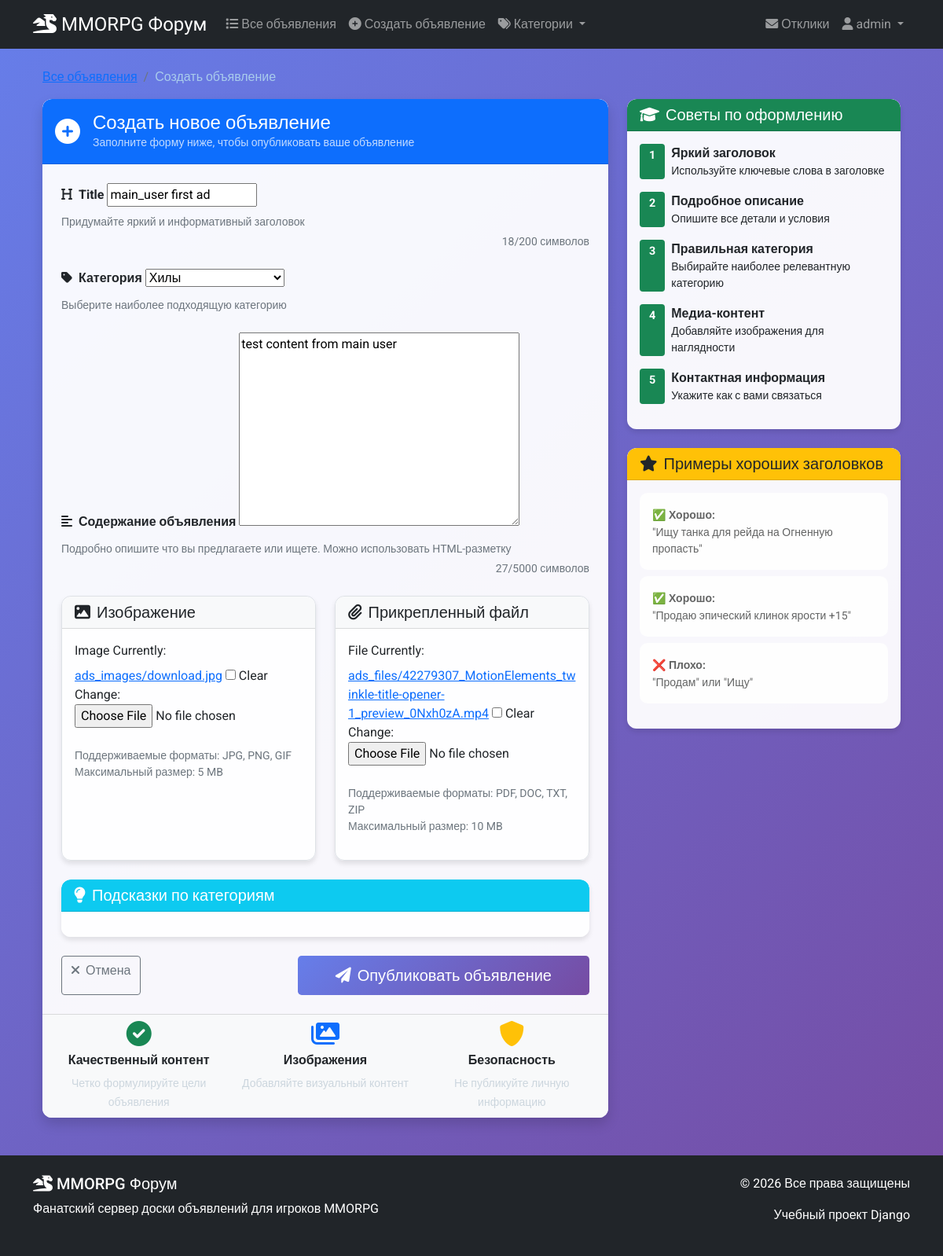
The page /bulletin-board/1/edit/ (signed in) on the database its author committed.
### board/models.py (models this page shows, shortened)
class Ad(models.Model):
    title = models.CharField(max_length=200)
    content = models.TextField()
    image = models.ImageField(upload_to='ads_images/', blank=True, null=True)
    file = models.FileField(upload_to='ads_files/', blank=True, null=True)
    author = models.ForeignKey(User, on_delete=models.CASCADE)
    category = models.ForeignKey(Category, on_delete=models.CASCADE)
    created = models.DateTimeField(auto_now_add=True)
    update = models.DateTimeField(auto_now=True)
    is_active = models.BooleanField(default=True)
    class Meta:
        ordering = ['-created']

### board/views.py (the view)
# urls.py: path('<int:pk>/edit/', AdUpdateView.as_view(), name='ad_update'),
class AdUpdateView(LoginRequiredMixin, UpdateView):
    model = Ad
    fields = ['title', 'content', 'category', 'image', 'file', 'is_active']
    template_name = 'ads/create.html'
    success_url = reverse_lazy('ad_list')

### templates/ads/create.html (shortened to what this page needs)
{% extends 'base.html' %}
{% load static %}
{% block content %}
<div class="container mt-4">
    <nav aria-label="breadcrumb">
        <ol class="breadcrumb">
            <li class="breadcrumb-item"><a href="{% url 'ad_list' %}">Все объявления</a></li>
            <li class="breadcrumb-item active" aria-current="page">Создать объявление</li>
        </ol>
    </nav>
    <div class="row">
        <div class="col-lg-8 mx-auto">
            <div class="card shadow border-0">
                <div class="card-header bg-primary text-white py-3">
                    <div class="d-flex align-items-center">
                        <i class="fas fa-plus-circle fa-2x me-3"></i>
                        <div>
                            <h1 class="h4 mb-0">Создать новое объявление</h1>
                            <p class="mb-0 small opacity-75">Заполните форму ниже, чтобы опубликовать ваше объявление</p>
                        </div>
                    </div>
                </div>
                <div class="card-body p-4">
                    <form method="post" enctype="multipart/form-data" id="adForm">
                        <div class="row">
                            <div class="col-md-12 mb-4">
                                <label for="{{ form.title.id_for_label }}" class="form-label fw-bold">
                                    <i class="fas fa-heading me-2"></i>{{ form.title.label }}
                                </label>
                                {{ form.title }}
                                <div class="form-text">Придумайте яркий и информативный заголовок</div>
                            </div>
                            <div class="col-md-6 mb-4">
                                <label for="{{ form.category.id_for_label }}" class="form-label fw-bold">
                                    <i class="fas fa-tag me-2"></i>Категория
                                </label>
                                {{ form.category }}
                                <div class="form-text">Выберите наиболее подходящую категорию</div>
                            </div>
                            <div class="col-12 mb-4">
                                <label for="{{ form.content.id_for_label }}" class="form-label fw-bold">
                                    <i class="fas fa-align-left me-2"></i>Содержание объявления
                                </label>
                                {{ form.content }}
                                <div class="form-text">
                                    Подробно опишите что вы предлагаете или ищете.
                                    Можно использовать HTML-разметку
                                </div>
                            </div>
                        </div>
                        <div class="row">
                            <div class="col-md-6 mb-4">
                                <div class="card h-100 border">
                                    <div class="card-header bg-light">
                                        <h5 class="mb-0">
                                            <i class="fas fa-image me-2"></i>Изображение
                                        </h5>
                                    </div>
                                    <div class="card-body">
                                        <div class="mb-3">
                                            <label for="{{ form.image.id_for_label }}" class="form-label">
                                                {{ form.image.label }}
                                            </label>
                                            {{ form.image }}
                                            <div class="form-text small">
                                                {{ form.image.help_text }}<br>
                                                Поддерживаемые форматы: JPG, PNG, GIF<br>
                                                Максимальный размер: 5 MB
                                            </div>
                                        </div>
                                    </div>
                                </div>
                            </div>
                            <div class="col-md-6 mb-4">
                                <div class="card h-100 border">
                                    <div class="card-header bg-light">
                                        <h5 class="mb-0">
                                            <i class="fas fa-paperclip me-2"></i>Прикрепленный файл
                                        </h5>
                                    </div>
                                    <div class="card-body">
                                        <div class="mb-3">
                                            <label for="{{ form.file.id_for_label }}" class="form-label">
                                                {{ form.file.label }}
                                            </label>
                                            {{ form.file }}
                                            <div class="form-text small">
                                                {{ form.file.help_text }}<br>
                                                Поддерживаемые форматы: PDF, DOC, TXT, ZIP<br>
                                                Максимальный размер: 10 MB
                                            </div>
                                        </div>
                                    </div>
                                </div>
                            </div>
                        </div>
                        <div class="card mb-4 border-info">
                            <div class="card-header bg-info text-white">
                                <h5 class="mb-0">
                                    <i class="fas fa-lightbulb me-2"></i>Подсказки по категориям
                                </h5>
                            </div>
                            <div class="card-body">
                            </div>
                        </div>
                        <div class="d-flex justify-content-between mt-4">
                            <a href="{% url 'ad_list' %}" class="btn btn-outline-secondary">
                                <i class="fas fa-times me-2"></i>Отмена
                            </a>
                            <button type="submit" class="btn btn-primary btn-lg px-5">
                                <i class="fas fa-paper-plane me-2"></i>Опубликовать объявление
                            </button>
                        </div>
                    </form>
                </div>
                <div class="card-footer bg-light">
                    <div class="row">
                        <div class="col-md-4 text-center mb-3 mb-md-0">
                            <i class="fas fa-check-circle text-success fa-2x mb-2"></i>
                            <h6 class="fw-bold">Качественный контент</h6>
                            <small class="text-muted">Четко формулируйте цели объявления</small>
                        </div>
                        <div class="col-md-4 text-center mb-3 mb-md-0">
                            <i class="fas fa-images text-primary fa-2x mb-2"></i>
                            <h6 class="fw-bold">Изображения</h6>
                            <small class="text-muted">Добавляйте визуальный контент</small>
                        </div>
                        <div class="col-md-4 text-center">
                            <i class="fas fa-shield-alt text-warning fa-2x mb-2"></i>
                            <h6 class="fw-bold">Безопасность</h6>
                            <small class="text-muted">Не публикуйте личную информацию</small>
                        </div>
                    </div>
                </div>
            </div>
        </div>
        <div class="col-lg-4 mt-4 mt-lg-0">
            <div class="sticky-top" style="top: 20px;">
                <div class="card mb-4 border-success">
                    <div class="card-header bg-success text-white">
                        <h5 class="mb-0">
                            <i class="fas fa-graduation-cap me-2"></i>Советы по оформлению
                        </h5>
                    </div>
                    <div class="card-body">
                        <ul class="list-unstyled">
                            <li class="mb-3">
                                <div class="d-flex">
                                    <span class="badge bg-success me-2">1</span>
                                    <div>
                                        <strong>Яркий заголовок</strong>
                                        <p class="small mb-0">Используйте ключевые слова в заголовке</p>
                                    </div>
                                </div>
                            </li>
                            <li class="mb-3">
                                <div class="d-flex">
                                    <span class="badge bg-success me-2">2</span>
                                    <div>
                                        <strong>Подробное описание</strong>
                                        <p class="small mb-0">Опишите все детали и условия</p>
                                    </div>
                                </div>
                            </li>
                            <li class="mb-3">
                                <div class="d-flex">
                                    <span class="badge bg-success me-2">3</span>
                                    <div>
                                        <strong>Правильная категория</strong>
                                        <p class="small mb-0">Выбирайте наиболее релевантную категорию</p>
                                    </div>
                                </div>
                            </li>
                            <li class="mb-3">
                                <div class="d-flex">
                                    <span class="badge bg-success me-2">4</span>
                                    <div>
                                        <strong>Медиа-контент</strong>
                                        <p class="small mb-0">Добавляйте изображения для наглядности</p>
                                    </div>
                                </div>
                            </li>
                            <li>
                                <div class="d-flex">
                                    <span class="badge bg-success me-2">5</span>
                                    <div>
                                        <strong>Контактная информация</strong>
                                        <p class="small mb-0">Укажите как с вами связаться</p>
                                    </div>
                                </div>
                            </li>
                        </ul>
                    </div>
                </div>
                <div class="card border-warning">
                    <div class="card-header bg-warning text-dark">
                        <h5 class="mb-0">
                            <i class="fas fa-star me-2"></i>Примеры хороших заголовков
                        </h5>
                    </div>
                    <div class="card-body">
                        <div class="alert alert-light mb-2">
                            <small class="fw-bold">✅ Хорошо:</small>
                            <p class="small mb-0">"Ищу танка для рейда на Огненную пропасть"</p>
                        </div>
                        <div class="alert alert-light mb-2">
                            <small class="fw-bold">✅ Хорошо:</small>
                            <p class="small mb-0">"Продаю эпический клинок ярости +15"</p>
                        </div>
                        <div class="alert alert-light">
                            <small class="fw-bold">❌ Плохо:</small>
                            <p class="small mb-0">"Продам" или "Ищу"</p>
                        </div>
                    </div>
                </div>
            </div>
        </div>
    </div>
</div>
{% endblock %}

### templates/base.html (shortened to what this page needs)
<!DOCTYPE html>
<html lang="ru">
<head>
    <link href="https://cdn.jsdelivr.net/npm/bootstrap@5.1.3/dist/css/bootstrap.min.css" rel="stylesheet">
    <link rel="stylesheet" href="https://cdnjs.cloudflare.com/ajax/libs/font-awesome/6.0.0/css/all.min.css">
    {% load static %}
    <link rel="stylesheet" href="{% static 'css/style.css' %}">
</head>
<body>
    <nav class="navbar navbar-expand-lg navbar-dark bg-dark">
        <div class="container">
            <a class="navbar-brand" href="{% url 'home' %}">
                <i class="fas fa-dragon"></i> MMORPG Форум
            </a>
            <div class="collapse navbar-collapse" id="navbarNav">
                <ul class="navbar-nav me-auto">
                    <li class="nav-item">
                        <a class="nav-link" href="{% url 'ad_list' %}">
                            <i class="fas fa-list"></i> Все объявления
                        </a>
                    </li>
                    <li class="nav-item">
                        <a class="nav-link" href="{% url 'ad_create' %}">
                            <i class="fas fa-plus-circle"></i> Создать объявление
                        </a>
                    </li>
                    <li class="nav-item dropdown">
                        <a class="nav-link dropdown-toggle" href="#" id="categoryDropdown" role="button" data-bs-toggle="dropdown">
                            <i class="fas fa-tags"></i> Категории
                        </a>
                    </li>
                </ul>
                <ul class="navbar-nav">
                    {% if user.is_authenticated %}
                        <li class="nav-item">
                            <a class="nav-link" href="{% url 'my_responses' %}">
                                <i class="fas fa-envelope"></i> Отклики
                            </a>
                        </li>
                        <li class="nav-item dropdown">
                            <a class="nav-link dropdown-toggle" href="#" id="userDropdown" role="button" data-bs-toggle="dropdown">
                                <i class="fas fa-user"></i> {{ user.username }}
                            </a>
                        </li>
                    {% endif %}
                </ul>
            </div>
        </div>
    </nav>
    <main class="container my-4">
        {% block content %}{% endblock %}
    </main>
    <footer class="bg-dark text-white py-4 mt-5">
        <div class="container">
            <div class="row">
                <div class="col-md-6">
                    <h5><i class="fas fa-dragon"></i> MMORPG Форум</h5>
                    <p>Фанатский сервер доски объявлений для игроков MMORPG</p>
                </div>
                <div class="col-md-6 text-end">
                    <p>&copy; {% now "Y" %} Все права защищены</p>
                    <p>Учебный проект Django</p>
                </div>
            </div>
        </div>
    </footer>
</body>
</html>

### rows shown on the page
Ad: title "main_user first ad", category "Хилы", content "test content from main user"

### other values the page prints
{{ user.username }} "admin"
